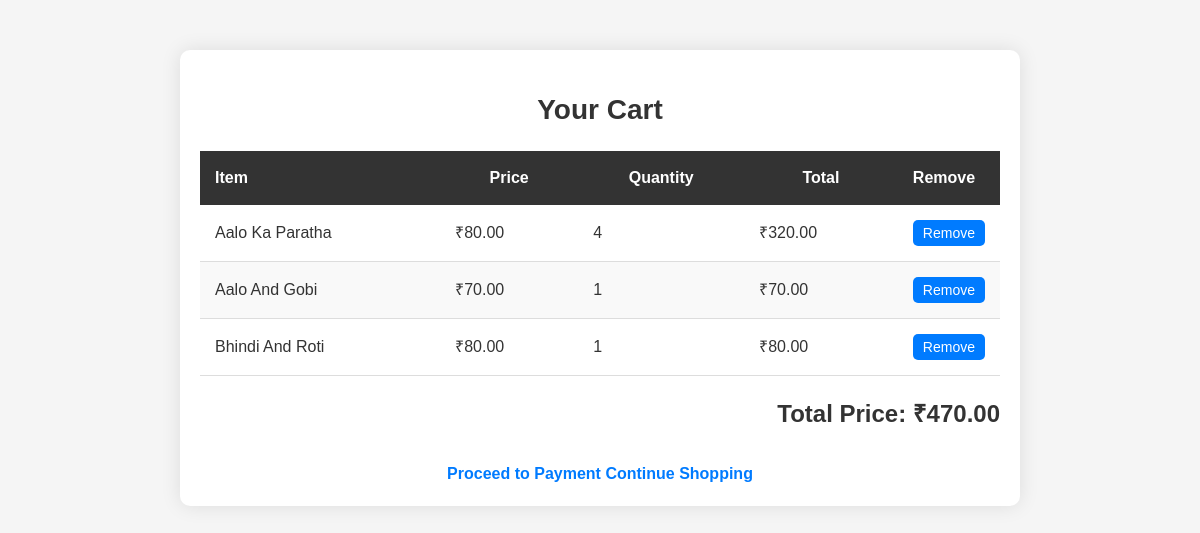
The page /userui/view_cart (signed in) on the database its author committed.
### home/models.py (models this page shows, shortened)
class CartItem(models.Model):
    cart = models.ForeignKey(Cart, related_name='items', on_delete=models.CASCADE)
    menu_item = models.ForeignKey(MenuItem, on_delete=models.CASCADE)
    quantity = models.PositiveIntegerField(default=1)
    @property
    def total_price(self):
        return self.menu_item.price * self.quantity

class MenuItem(models.Model):
    meal = models.ForeignKey(Meal, on_delete=models.CASCADE)
    name = models.CharField(max_length=255)
    description = models.TextField()
    price = models.DecimalField(max_digits=8, decimal_places=2)
    image = models.ImageField(upload_to='menu_images/')  # Add this line for image upload

### home/views.py (the view)
# urls.py: path('userui/view_cart', views.view_cart, name='view_cart'),
@login_required
def view_cart(request):
    cart, created = Cart.objects.get_or_create(user=request.user)
    cart_items = cart.items.all()
    total_price = sum(item.total_price for item in cart_items)
    return render(request, 'view_cart.html', {'cart': cart, 'cart_items': cart_items, 'total_price': total_price})

### home/templates/view_cart.html (shortened to what this page needs)
<!DOCTYPE html>
<html lang="en">
<head>
    {% load static %}
    {% load bootstrap4 %}
    <link rel="stylesheet" href="{% static 'cart.css' %}">
</head>
<body>
    <div class="container">
        <h1 class="page-title">Your Cart</h1>
        {% if cart_items %}
            <table class="cart-table">
                <thead>
                    <tr>
                        <th class="item-name">Item</th>
                        <th class="item-price">Price</th>
                        <th class="item-quantity">Quantity</th>
                        <th class="item-total">Total</th>
                        <th class="item-remove">Remove</th>
                    </tr>
                </thead>
                <tbody>
                    {% for cart_item in cart_items %}
                        <tr>
                            <td>{{ cart_item.menu_item.name }}</td>
                            <td>₹{{ cart_item.menu_item.price }}</td>
                            <td>{{ cart_item.quantity }}</td>
                            <td>₹{{ cart_item.total_price }}</td>
                            <td>
                                <form action="{% url 'remove_from_cart' cart_item.id %}" method="post">
                                    <button type="submit" class="remove-button">Remove</button>
                                </form>
                            </td>
                        </tr>
                    {% endfor %}
                </tbody>
            </table>
            <p class="total-price">Total Price: ₹{{ total_price }}</p>
            <div class="continue-shopping">
                {% if user.is_authenticated %}
                    <a href="{% url 'payment_gateway' %}" class="button">Proceed to Payment</a>
                {% else %}
                    <p>Please <a href="{% url 'signupna' %}">sign up</a> to proceed to payment.</p>
                {% endif %}
                <a href="{% url 'home' %}" class="button">Continue Shopping</a>
            </div>
        {% else %}
            <p class="empty-cart">Your cart is empty.</p>
            <div class="continue-shopping">
                <a href="{% url 'home' %}" class="button">Continue Shopping</a>
            </div>
        {% endif %}
    </div>
</body>
</html>

### home/static/cart.css (style rules this page uses)
body { font-family: Arial, sans-serif; margin: 0; padding: 0; background-color: #f5f5f5; color: #333; line-height: 1.5; }
.container { max-width: 800px; margin: 50px auto; padding: 20px; background-color: #fff; box-shadow: 0 0 20px rgba(0, 0, 0, 0.1); border-radius: 10px; }
.page-title { text-align: center; font-size: 28px; margin-bottom: 20px; }
table { width: 100%; border-collapse: collapse; margin-bottom: 20px; }
thead th { background-color: #333; color: #fff; padding: 15px; text-align: left; }
tbody td { padding: 15px; border-bottom: 1px solid #ddd; vertical-align: middle; }
tbody tr:nth-child(even) { background-color: #f9f9f9; }
.item-name { width: 30%; }
.item-price, .item-quantity, .item-total { text-align: center; }
.item-remove { width: 10%; }
button { padding: 10px 20px; background-color: #007bff; color: #fff; border: none; cursor: pointer; border-radius: 5px; transition: background-color 0.3s ease; }
.remove-button { padding: 5px 10px; font-size: 14px; }
.total-price { text-align: right; font-weight: bold; font-size: 24px; margin-top: 20px; }
.continue-shopping { text-align: center; margin-top: 30px; }
a { text-decoration: none; color: #007bff; font-weight: bold; transition: color 0.3s ease; }

### rows shown on the page
CartItem: menu_item.name "Aalo Ka Paratha", menu_item.price "80.00", quantity "4", total_price "320.00"
CartItem: menu_item.name "Aalo And Gobi", menu_item.price "70.00", quantity "1", total_price "70.00"
CartItem: menu_item.name "Bhindi And Roti", menu_item.price "80.00", quantity "1", total_price "80.00"

### other values the page prints
{{ total_price }} "470.00"
